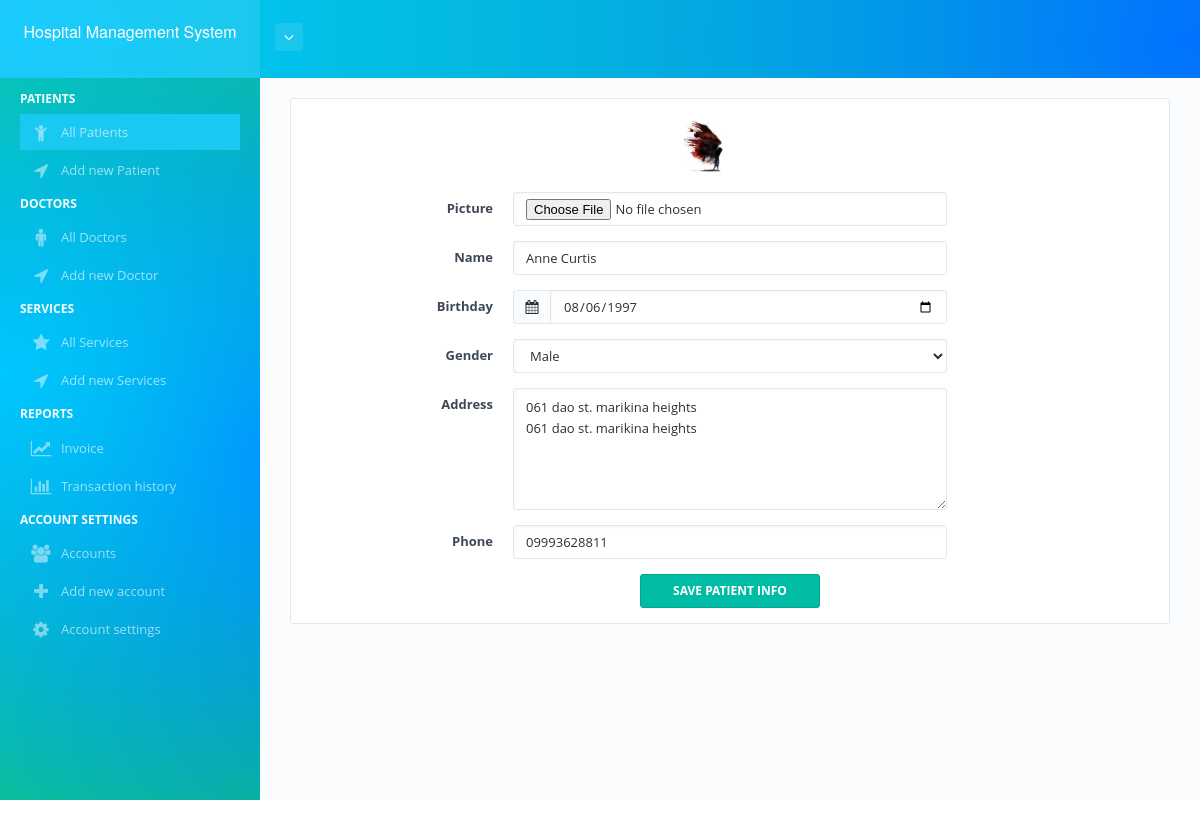
The page /edit_patient.php?1&patient_id=1 (signed in) on the database its author committed.
### tables this page shows
CREATE TABLE `patients` (
  `patient_id` int(11) NOT NULL PRIMARY KEY AUTO_INCREMENT,
  `name` varchar(225) NOT NULL,
  `birthday` varchar(225) NOT NULL,
  `gender` varchar(225) NOT NULL,
  `address` varchar(225) NOT NULL,
  `phone` varchar(225) NOT NULL,
  `img` varchar(225) NOT NULL,
  `email` varchar(225) NOT NULL,
  `confine` varchar(225) NOT NULL,
  `room` varchar(225) NOT NULL,
  `status` varchar(225) NOT NULL
);

### php/database.php (called while the page is built, shortened)
<?php
$conn = mysqli_connect("localhost","root","arunaritu","combine2");
$s = "SELECT * FROM ";
$w = " WHERE ";
function get($col,$sql){
	global $conn;
	$q = $conn->query($sql);
	$n = mysqli_num_rows($q);
	if($n<=0){
		return 0;
	} else {
		while($r = mysqli_fetch_array($q)){
			return $r[$col];
		}
	}
}

### edit_patient.php (the view, shortened to what this page needs)
<?php
    require_once 'bones/a_assets.php';
    require_once 'bones/a_header.php';
?>
    <div id="page-content-wrapper">
        <div id="page-content">
            <div class="container">
                <div class="row">
                    <div class="col-md-12">
                        <div class="dashboard-box dashboard-box-chart bg-white content-box">
                            <br><img src="img/<?php echo get("img","$s patients $w patient_id='".$_GET['patient_id']."'"); ?>" width="100px"><br><br>
                            <form action="edit_patient.php?1&patient_id=<?php echo $_GET['patient_id']; ?>" method="post" class="form-horizontal" enctype="multipart/form-data">
                                <div class="form-group">
                                    <label class="col-sm-3 control-label">Picture</label>
                                    <div class="col-sm-6">
                                        <input type="file" class="form-control" name="img" placeholder="Patient Image">
                                    </div>
                                </div>
                                <div class="form-group">
                                    <label class="col-sm-3 control-label">Name</label>
                                    <div class="col-sm-6">
                                        <input type="text" class="form-control" name="name" value="<?php echo get("name","$s patients $w patient_id='".$_GET['patient_id']."'"); ?>" placeholder="Last name - First name - Middile initial" required>
                                    </div>
                                </div>
                                <div class="form-group">
                                    <label for="" class="col-sm-3 control-label">Birthday</label>
                                    <div class="col-sm-6">
                                        <div class="input-prepend input-group">
                                        <span class="add-on input-group-addon">
                                            <i class="glyph-icon icon-calendar"></i>
                                        </span>
                                            <input type="date" name="birthday" class="form-control" value="<?php echo get("birthday","$s patients $w patient_id='".$_GET['patient_id']."'"); ?>" required>
                                        </div>
                                    </div>
                                </div>
                                <div class="form-group">
                                    <label class="col-sm-3 control-label">Gender</label>
                                    <div class="col-sm-6">
                                        <select class="form-control" name="gender" required>
                                            <option value="<?php echo get("gender","$s patients $w patient_id='".$_GET['patient_id']."'"); ?>"><?php echo get("gender","$s patients $w patient_id='".$_GET['patient_id']."'"); ?></option>
                                        </select>
                                    </div>
                                </div>
                                <div class="form-group">
                                    <label class="col-sm-3 control-label">Address</label>
                                    <div class="col-sm-6">
                                        <textarea type="text" rows="5" class="form-control" name="address" placeholder="Home Address" required><?php echo get("address","$s patients $w patient_id='".$_GET['patient_id']."'"); ?></textarea>
                                    </div>
                                </div>
                                <div class="form-group">
                                    <label class="col-sm-3 control-label">Phone</label>
                                    <div class="col-sm-6">
                                        <input type="number" class="form-control" name="phone" placeholder="Contact Number" value="<?php echo get("phone","$s patients $w patient_id='".$_GET['patient_id']."'"); ?>" required>
                                    </div>
                                </div>
                                <div class="form-group">
                                    <button class="btn btn-alt btn-hover btn-primary" name="edit_patient">
                                        <span>Save Patient Info</span>
                                    </button>
                                </div>
                            </form>
                </div>
            </div>
        </div>
    </div>
<?php require_once "bones/a_footer.php"; ?>

### rows shown on the page
patients: img (picture), name "Anne Curtis", birthday "08/06/1997", gender "Male", address "061 dao st. marikina heights 061 dao st. marikina heights", phone "09993628811"
